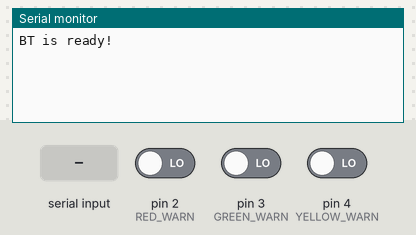
This sketch was run on a simulated Arduino Uno, built with avr-gcc and run on an emulated ATmega328P. On the bench: the last lines printed to the serial monitor. Inputs (shaded band) come from the test bench; at power-on: pin 2 (RED_WARN) LOW, pin 3 (GREEN_WARN) LOW, pin 4 (YELLOW_WARN) LOW.

Above: at 1.2 s.
1.3 s: "1" received over the second serial link
At 2.1 s:
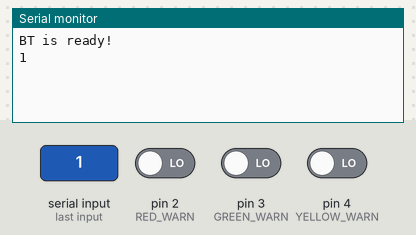
2.8 s: "0" received over the second serial link
At 3.2 s:
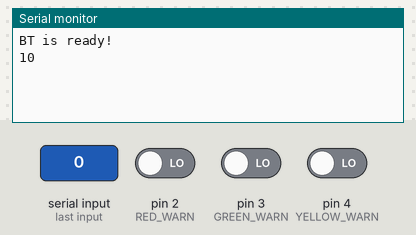

Measured:
- after the input at 1.3 s, the serial monitor: prints a new line at once (image 1)
- after the input at 2.8 s, the serial monitor: prints a new line at once (image 2)

The sketch:

BT_send.ino
```cpp
#include <SoftwareSerial.h>   // 引用程式庫

#define YELLOW_WARN 4
#define GREEN_WARN 3
#define RED_WARN 2

// 定義連接藍牙模組的序列埠
SoftwareSerial BT(8, 9); // 接收腳, 傳送腳
char val;  // 儲存接收資料的變數
int greenState;
int yellowState;
int redState;

void setup() {
  Serial.begin(9600);   // 與電腦序列埠連線
  Serial.println("BT is ready!");

  pinMode(YELLOW_WARN, INPUT);
  pinMode(GREEN_WARN, INPUT);
  pinMode(RED_WARN, INPUT);

  // 藍牙透傳模式的預設連線速率。
  BT.begin(38400);
}

void loop() {
  // 若收到「序列埠監控視窗」的資料，則送到藍牙模組
  greenState = digitalRead(GREEN_WARN);
  yellowState = digitalRead(YELLOW_WARN);
  redState = digitalRead(RED_WARN);

  if (Serial.available()) {
    val = Serial.read();
    BT.print(val);
    val = 'i';
  }

  // 若收到藍牙模組的資料，則送到「序列埠監控視窗」
  if (BT.available()) {
    val = BT.read();
    Serial.print(val);
  }

  if(greenState == HIGH){
    BT.print('g');
    delay(2000);
    return;
  }

  if(yellowState == HIGH){
    BT.print('y');
    delay(2000);
    return;
  }

  if(redState == HIGH){
    BT.print('r');
    delay(2000);
    return;
  }

}
```
